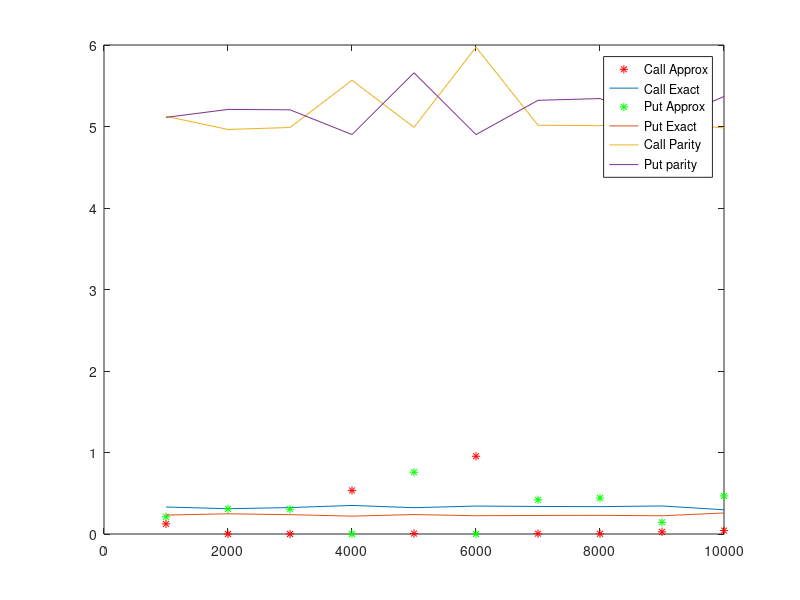

Reproduce this figure in MATLAB.
clear; clc
s(1)=5; k=5; r=.04; v=.2; T=.5; step=1000:1000:10000;
ic=0;
for n=step
    t=T/n;
    phi=randn(n,1);
    for i=1:n
        s(i+1)=s(i)*exp((r-.5*v^2)*t+v*phi(i)*sqrt(t));
        p(i)=max(k-s(i),0)*exp(-i*r*t);
        c(i)=max(s(i)-k,0)*exp(-i*r*t);
    end
    ic=ic+1;
    s0=s(ic);
    
    
    d1=(log(s0/k)+(r+.5*v^2)*T)/(v*sqrt(T));
    d2=(log(s0/k)+(r-.5*v^2)*T)/(v*sqrt(T));
    nd1=.5*(1+erf(d1/sqrt(2)));
    nd2=.5*(1+erf(d2/sqrt(2)));
    
    c1(ic)=mean(c);                  p1(ic)=mean(p);
    c2(ic)=s0*nd1-k*exp(-r*T)*nd2;   p2(ic)=k*exp(-r*T)*(1-nd2)-s0*(1-nd1);
     x(ic)=c1(ic)+s0;                 y(ic)=p1(ic)+k*exp(-r*T);
end
[c1' c2' p1' p2' x' y']

plot(step,c1','r*',step,c2',step,p1','g*',step,p2',step,x',step,y')
legend('Call Approx','Call Exact','Put Approx','Put Exact','Call Parity','Put parity')



